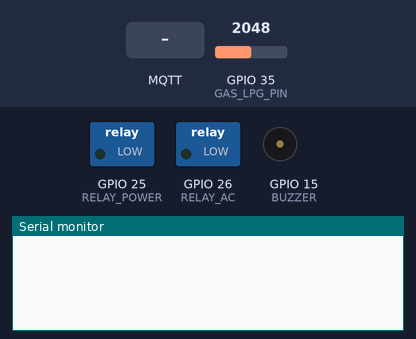
The sketch below on a simulated ESP32. On the bench: switched loads named in the sketch (green lamp = pin HIGH), buzzer (waves = sounding, pin HIGH), the last lines printed to the serial monitor. The inputs (shaded band) are chosen by the test bench; at power-on: GPIO 35 (GAS_LPG_PIN) = 2048. WiFi joins after 1.5 s; servers stay silent unless stated; no MQTT or app messages arrive unless stated.

Above: at 2.7 s.
2.8 s: MQTT message "AC_ON" arrives on the first subscribed topic
At 3.4 s:
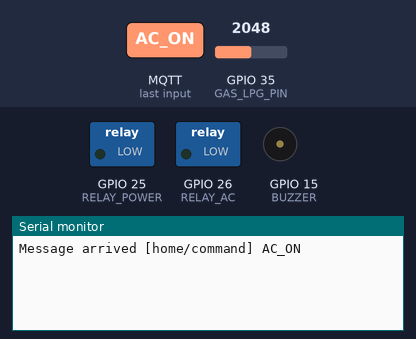
4.3 s: MQTT message "1" arrives on the first subscribed topic
At 4.7 s:
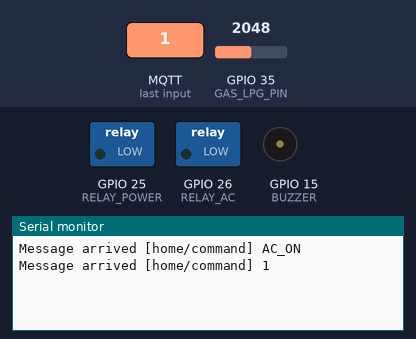
5.8 s: MQTT message "on" arrives on the first subscribed topic
At 7.2 s:
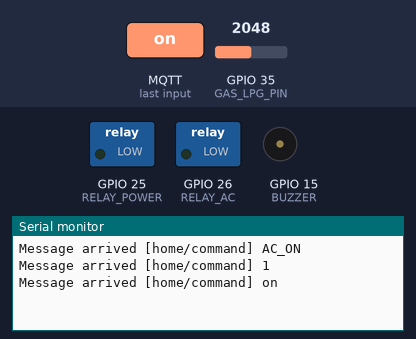

The sketch:

main.ino
```cpp
#include <WiFi.h>
#include <PubSubClient.h>
#include <SPI.h>
#include <MFRC522.h>
#include "mqtt_config.h"

// Pin definitions
#define RST_PIN 22
#define SS_PIN 21
#define RELAY_POWER 25
#define RELAY_AC 26
#define RELAY_GEYSER 27
#define RELAY_LIGHT 14
#define RELAY_MOTOR 12
#define RELAY_SPRINKLER 13
#define BUZZER 15
#define IR_PIN 34
#define GAS_LPG_PIN 35
#define GAS_CO2_PIN 32

WiFiClient espClient;
PubSubClient client(espClient);
MFRC522 rfid(SS_PIN, RST_PIN);

unsigned long lastMsg = 0;

void callback(char* topic, byte* payload, unsigned int length) {
  String messageTemp;
  for (int i = 0; i < length; i++) messageTemp += (char)payload[i];
  Serial.print("Message arrived [");
  Serial.print(topic);
  Serial.print("] ");
  Serial.println(messageTemp);
  if (String(topic) == topic_command) {
    if (messageTemp == "AC_ON") digitalWrite(RELAY_AC, LOW);
  }
}

void reconnect() {
  while (!client.connected()) {
    if (client.connect(client_id, mqtt_user, mqtt_pass)) {
      client.subscribe(topic_command);
    } else {
      delay(5000);
    }
  }
}

void setup() {
  Serial.begin(115200);
  WiFi.begin(ssid, password);
  while (WiFi.status() != WL_CONNECTED) delay(500);
  client.setServer(mqtt_server, mqtt_port);
  client.setCallback(callback);
  SPI.begin();
  rfid.PCD_Init();
  pinMode(RELAY_POWER, OUTPUT);
  pinMode(RELAY_AC, OUTPUT);
  pinMode(BUZZER, OUTPUT);
}

void loop() {
  if (!client.connected()) reconnect();
  client.loop();

  if (rfid.PICC_IsNewCardPresent() && rfid.PICC_ReadCardSerial()) {
    client.publish(topic_door, "Door unlocked");
  }

  unsigned long now = millis();
  if (now - lastMsg > 5000) {
    lastMsg = now;
    client.publish(topic_power, "System Active");
    int lpg = analogRead(GAS_LPG_PIN);
    if (lpg > 500) client.publish(topic_gas, "LPG Leak Detected");
  }
  delay(100);
}
```

blynk_integration.ino
```cpp
#include <BlynkSimpleEsp32.h>
#include "mqtt_config.h"
#include "blynk_config.h"

// Virtual pins for Blynk
#define VPIN_DOOR V0
#define VPIN_AC V1
#define VPIN_GEYSER V2

BLYNK_CONNECTED() {
  Blynk.syncAll();
}

BLYNK_WRITE(VPIN_AC) {
  int value = param.asInt();
  digitalWrite(RELAY_AC, value ? LOW : HIGH);
}

// Add more virtual pins for controls
```

blynk_config.h
```cpp
#define BLYNK_TEMPLATE_ID "YOUR_TEMPLATE_ID"
#define BLYNK_TEMPLATE_NAME "Smart Home"
#define BLYNK_AUTH_TOKEN "YOUR_AUTH_TOKEN"

#define BLYNK_PRINT Serial
```

mqtt_config.h
```cpp
#ifndef MQTT_CONFIG_H
#define MQTT_CONFIG_H

// WiFi and MQTT settings
const char* ssid = "YOUR_WIFI_SSID";
const char* password = "YOUR_WIFI_PASSWORD";

const char* mqtt_server = "broker.hivemq.com";
const int mqtt_port = 1883;
const char* mqtt_user = "";
const char* mqtt_pass = "";

const char* client_id = "esp32_home_automation";

// MQTT Topics
const char* topic_door = "home/door/status";
const char* topic_power = "home/power/status";
const char* topic_ac = "home/ac/status";
const char* topic_gas = "home/gas/alert";
const char* topic_sprinkler = "home/sprinkler/status";
const char* topic_command = "home/command";

#endif
```

Measured:
- after the input at 2.8 s, the serial monitor: prints a new line after 0.06 s (image 1)
- after the input at 4.3 s, the serial monitor: prints a new line after 0.06 s (image 2)
- after the input at 5.8 s, the serial monitor: prints a new line after 0.06 s (image 3)
